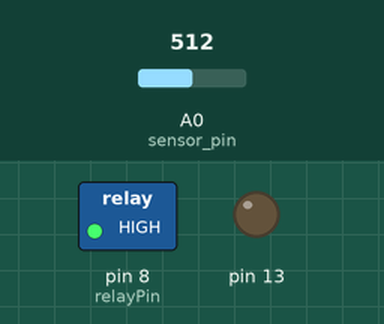
A sketch run on a simulated Arduino Uno, built with avr-gcc and run on an emulated ATmega328P. On the bench: switched loads named in the sketch (green lamp = pin HIGH), output pins drawn as LEDs (lit = HIGH). The test bench sets the inputs (shaded band); at power-on: A0 (sensor_pin) = 512. The local clock reads 2024-03-15 10:24:30 at power-on unless the sketch sets it; what the sketch prints to the serial monitor is not drawn.

Above: at 2.5 s.
At 12.0 s:
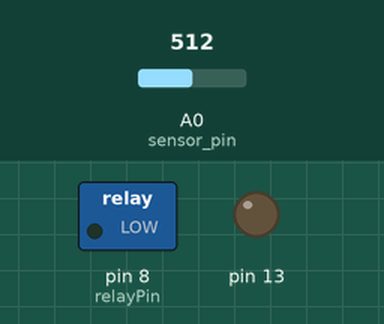
Timing chart, 0 to 18.9 s (numbered marks = the images above):
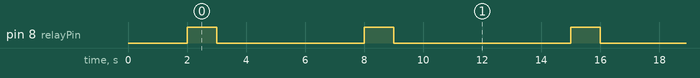

The sketch:

Uno_Relay_Sensor_Rtc_0.3.ino
```cpp
//AIS - Version 3

#include "RTClib.h"
#include <Wire.h>

RTC_DS3231 RTC;

int relayPin = 8;    // Relay Pin
int sensor_pin = A0; // Soil Sensor input at Analog PIN A0
int output_value ;
const int AirValue = 550;
const int WaterValue = 10;

void setup()
{
  Serial.begin(9600);
  Wire.begin();
  RTC.begin();
  pinMode(relayPin, OUTPUT);
  pinMode(sensor_pin, INPUT);
  Serial.println("Reading From the Sensor ...");
  delay(2000);
  pinMode(13, OUTPUT);
}

void loop()
{
 DateTime now = RTC.now();

    Serial.print(now.year(), DEC);
    Serial.print('/');
    Serial.print(now.month(), DEC);
    Serial.print('/');
    Serial.print(now.day(), DEC);
    Serial.print(' ');
    Serial.print(now.hour(), DEC);
    Serial.print(':');
    Serial.print(now.minute(), DEC);
    Serial.print(':');
    Serial.print(now.second(), DEC);
    Serial.println();

 output_value= analogRead(sensor_pin);
 Serial.print(output_value);
 Serial.print(' ');
 output_value = map(output_value,AirValue,WaterValue,0,100);
 Serial.print("Mositure : ");
 Serial.print(output_value);
 Serial.println("%");

if(now.hour() < 9){ //night break
  digitalWrite(relayPin, LOW);
  Serial.print("Night   ");
}
else
{
 if(output_value>48){
  digitalWrite(relayPin, LOW);
 }
 else
 {
  digitalWrite(relayPin, HIGH);
  Serial.print("Powering water pump");
  delay(1000);
  digitalWrite(relayPin, LOW);
  delay(5000);
  digitalWrite(relayPin, HIGH);
  Serial.print("Powering water pump...");
  delay(1000);
  digitalWrite(relayPin, LOW);
  delay(5000);
 }
}
delay(1000);
}
```

Measured:
- by itself, pin 8 (relayPin): repeats every 13.0 s: LOW 5.0 s, HIGH 1.0 s, LOW 6.0 s, HIGH 1.0 s
- by itself, everything shown: repeats every 13.0 s, in 4 steps
